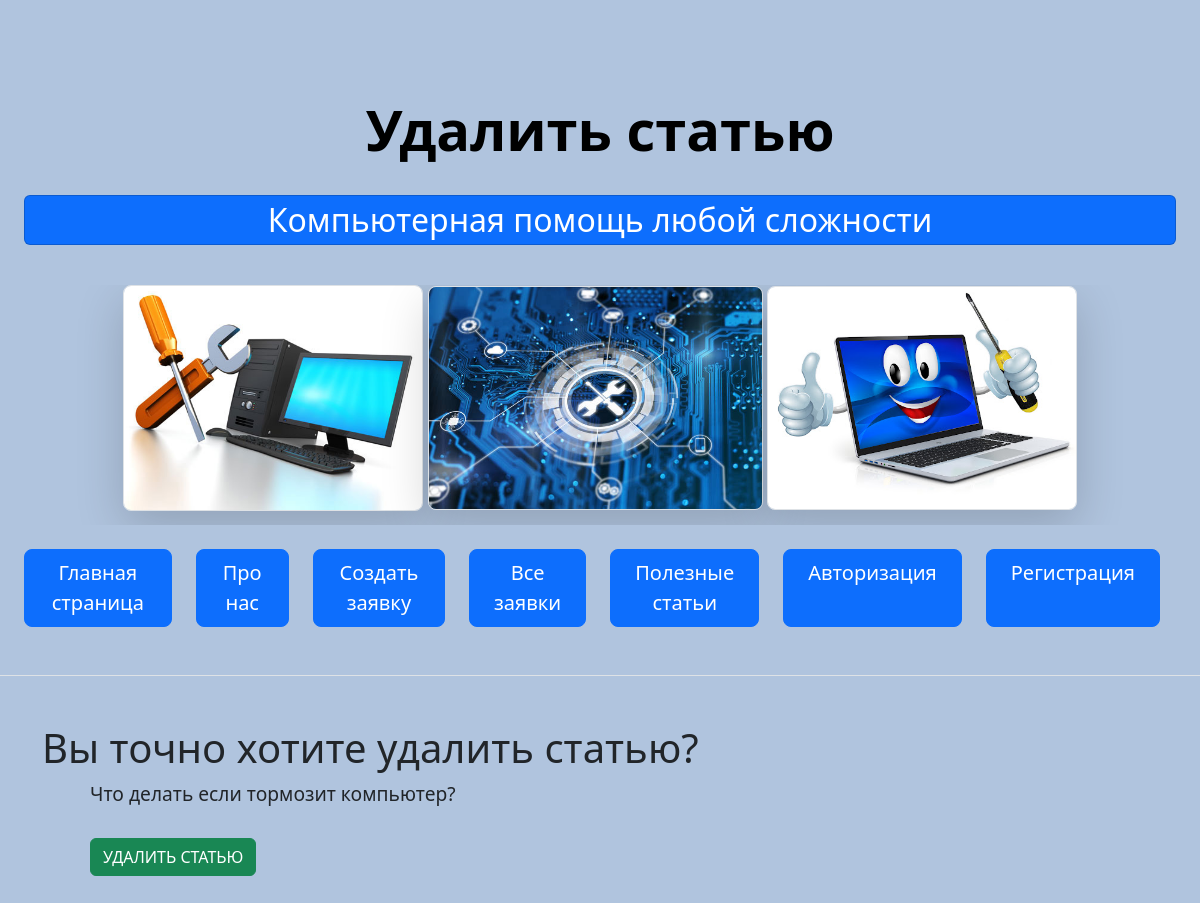
Page /article_del/1 on the earlier database version.
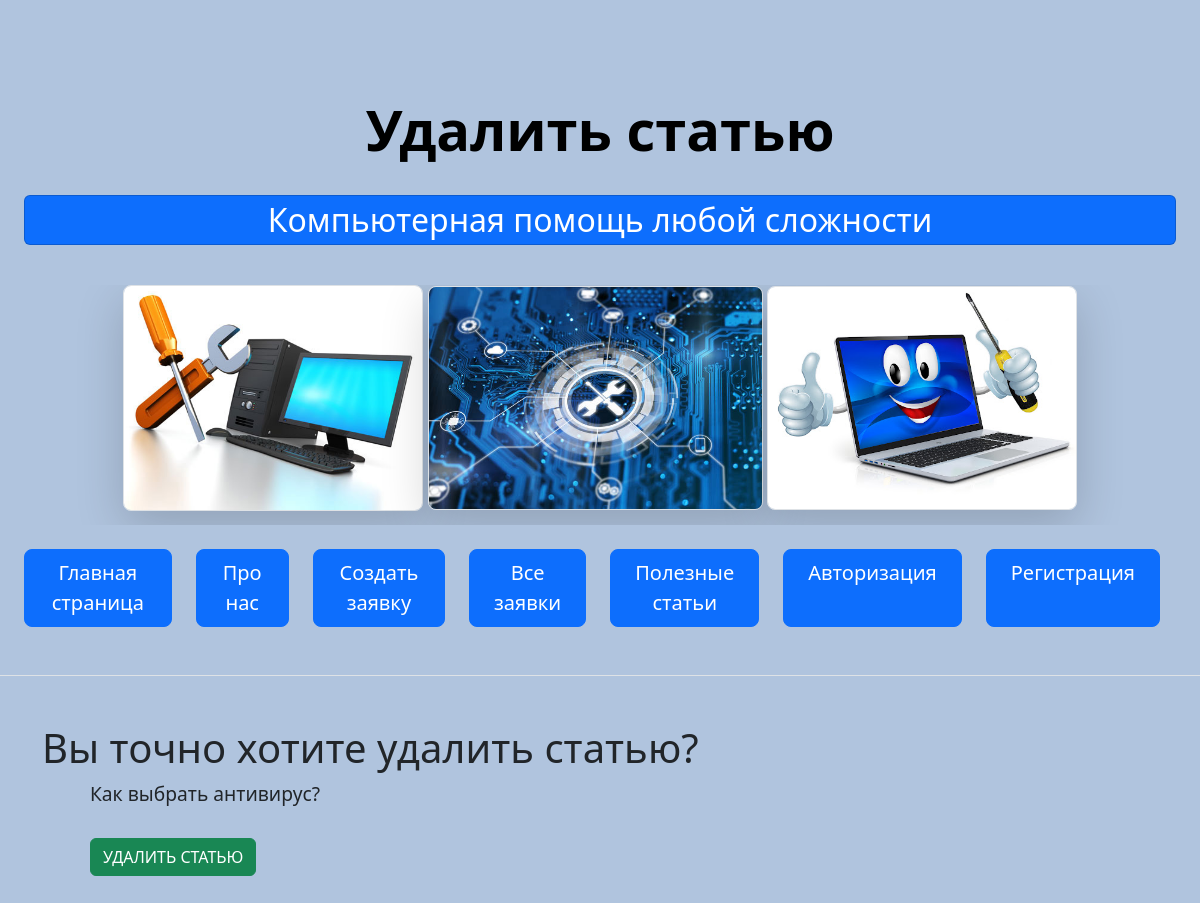
Same page on the later database version.
### main/models.py (models this page shows, shortened)
class Article(models.Model):
    name = models.CharField('Название статьи', max_length=50)
    image = models.ImageField('Изображение', blank=True, null=True, upload_to='main')
    text = models.TextField('Текст статьи')
    source = models.CharField('Источник', max_length=50)
    date = models.DateTimeField('Дата публикации', default=datetime.now)
    class Meta:
        verbose_name = 'Статьи'
        verbose_name_plural = 'Статьи'

### main/views.py (the view)
# urls.py: path('article_del/<int:pk>', views.ArticleDeleteView.as_view(), name='article_del'),
class ArticleDeleteView(DeleteView):
    model = Article
    template_name = 'main/article_del.html'
    success_url = reverse_lazy('articles')

### main/templates/main/article_del.html (shortened to what this page needs)
{% extends 'main/base.html' %}
{% block name %}
Удалить статью
{% endblock %}
{% block content %}
    <h1>Вы точно хотите удалить статью?</h1>
    <div class="container px-5">
        {{object.name}}
      <form method="post" >
          {% csrf_token %}<br>
          <button type="submit" class="btn btn-success">УДАЛИТЬ СТАТЬЮ</button>
      </form>
    </div>
    <br>
{% endblock %}

Differences in the rows shown:
changed Article: name "Что делать если тормозит компьютер?" → "Как выбрать антивирус?"
